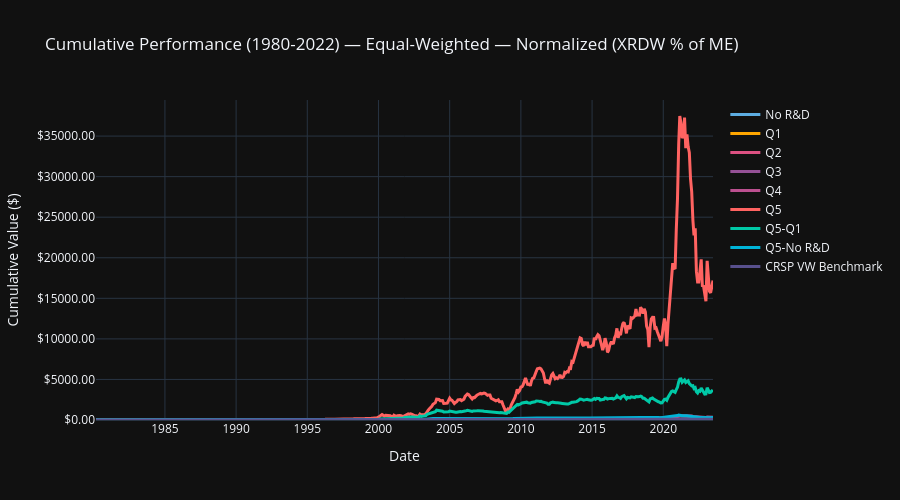
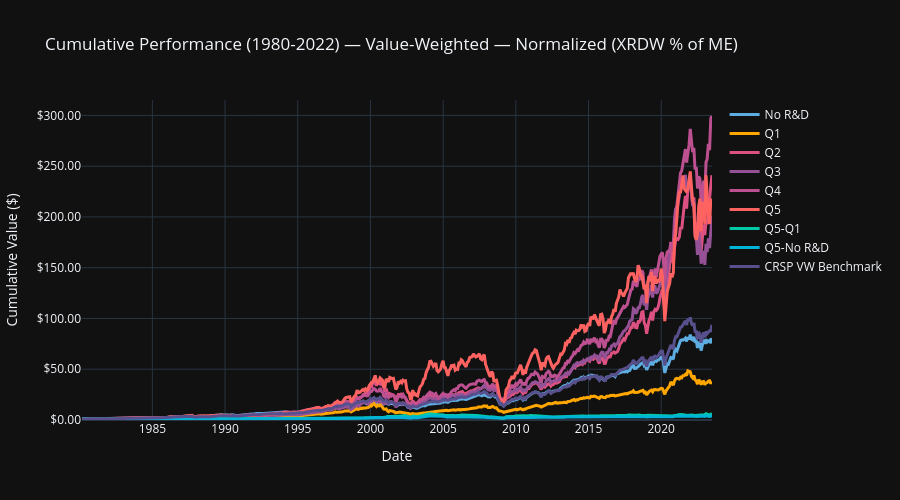
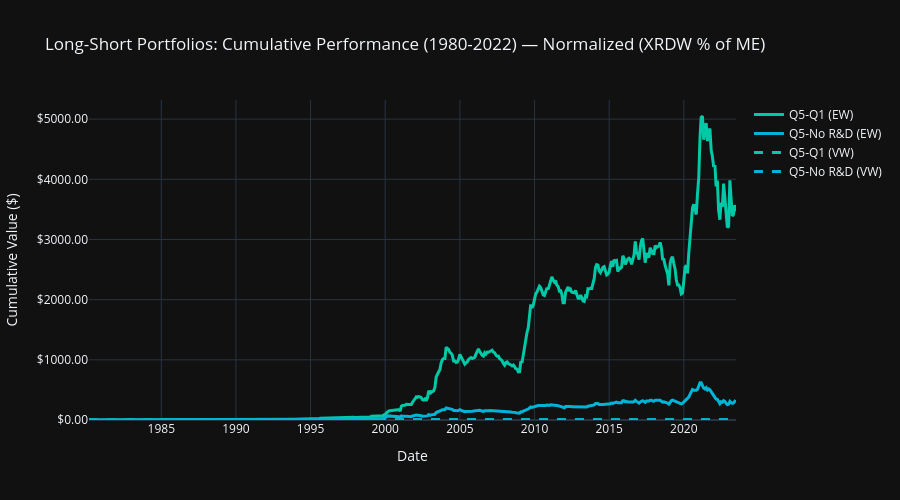

Here is the notebook cell these charts were saved with, in order:
### Markdown cell above
## Outputs: Performance Tables, Alpha Table, Chart

### Code cell
from IPython.display import HTML, display

TEST_PERIOD = f'{START_DATE[:4]}–{END_DATE[:4]}'
colors = {'CRSP VW Benchmark': '#58508d', 'No R&D': '#5dade2', 'Q1': '#ffa600', 'Q2': '#dd5182', 'Q3': '#955196', 'Q4': '#bc5090', 'Q5': '#ff6361', 'Q5-No R&D': '#00b4d8', 'Q5-Q1': '#00c9a7'}
market_vw = market_returns.assign(date=market_returns['date'] + pd.offsets.MonthEnd(0), key='vw_CRSP_VW_Benchmark', value=market_returns['vwretd'])
market_ew = market_returns.assign(date=market_returns['date'] + pd.offsets.MonthEnd(0), key='ew_CRSP_VW_Benchmark', value=market_returns['vwretd'])

def _show(period_label, pm_capm, pm_ff3, rd_label):
    for model_name, pm in [('CAPM', pm_capm), ('FF3', pm_ff3)]:
        for weighting in ['Equal-Weighted', 'Value-Weighted']:
            alpha_table = create_alpha_table(pm, market_returns, rf_rate_monthly, weighting=weighting)
            if alpha_table.empty:
                continue
            caption_suffix = f'<br>{rd_label}<br>Sample Period: {period_label} | Weighting Scheme: {weighting}'
            display(HTML(create_alpha_table_html(alpha_table, custom_css, caption_suffix=caption_suffix, table_type=model_name)))

variants = [
    ('Normalized (XRDW % of ME)', portfolio_returns_norm, portfolio_metrics_capm_norm, portfolio_metrics_ff3_norm),
]
returns_data_norm = None

for rd_label, pr, pm_capm, pm_ff3 in variants:
    _show(TEST_PERIOD, pm_capm, pm_ff3, rd_label)
    for period_label, start_date, end_date in SUBPERIODS:
        pm_capm_sub, pm_ff3_sub = metrics_for_period(pr, market_returns, rf_rate_monthly, start_date, end_date)
        if pm_capm_sub is None or pm_capm_sub.empty:
            continue
        _show(period_label, pm_capm_sub, pm_ff3_sub, rd_label)

    chart_data = (pr.assign(key=pr['portfolio_id'].astype(str))
        .melt(id_vars=['date', 'portfolio_id', 'key'], value_vars=['ew_return', 'vw_return'], var_name='weighting', value_name='value')
        .assign(key=lambda x: x['weighting'].str.replace('_return', '') + '_' + x['portfolio_id'].astype(str)))
    chart_data = pd.concat([chart_data[['date', 'key', 'value']], market_vw[['date', 'key', 'value']], market_ew[['date', 'key', 'value']]], ignore_index=True)
    t0 = chart_data.groupby('key')['date'].min().max()
    chart_data = chart_data[chart_data['date'] >= t0].sort_values(['key', 'date'])
    chart_data['cumvalue'] = (1 + pd.to_numeric(chart_data['value'], errors='coerce')).groupby(chart_data['key']).cumprod()
    chart_data['cumvalue'] = chart_data.groupby('key')['cumvalue'].transform(lambda x: x / x.iloc[0])
    # EW chart first
    fig_ew = create_performance_chart(chart_data, panel_type='ew', colors=colors)
    fig_ew.update_layout(title=f'Cumulative Performance ({START_DATE[:4]}-{END_DATE[:4]}) — Equal-Weighted — {rd_label}')
    fig_ew.show()
    # VW chart second
    fig_vw = create_performance_chart(chart_data, panel_type='vw', colors=colors)
    fig_vw.update_layout(title=f'Cumulative Performance ({START_DATE[:4]}-{END_DATE[:4]}) — Value-Weighted — {rd_label}')
    fig_vw.show()
    # Long-Short portfolios chart
    fig_ls = create_longshort_performance_chart(chart_data, colors=colors)
    fig_ls.update_layout(title=f'Long-Short Portfolios: Cumulative Performance ({START_DATE[:4]}-{END_DATE[:4]}) — {rd_label}')
    fig_ls.show()

    ret_wide = pr.pivot(index='date', columns='portfolio_id', values='ew_return').add_suffix('_ew').join(
        pr.pivot(index='date', columns='portfolio_id', values='vw_return').add_suffix('_vw')).reset_index()
    returns_data_norm = ret_wide

### Figure 1 — Plotly figure (JSON) as saved in the notebook; plotly's stock layout.template omitted (floating-point values rounded to 4 significant figures; data arrays with more than 128 entries replaced by an {"elided": "..."} marker saying what was removed)
{"data": [{"line": {"color": "#5dade2", "width": 3}, "mode": "lines", "name": "No R&D", "type": "scatter", "x": {"elided": "521 str values"}, "y": {"elided": "521 float values"}}, {"line": {"color": "#ffa600", "width": 3}, "mode": "lines", "name": "Q1", "type": "scatter", "x": {"elided": "521 str values"}, "y": {"elided": "521 float values"}}, {"line": {"color": "#dd5182", "width": 3}, "mode": "lines", "name": "Q2", "type": "scatter", "x": {"elided": "521 str values"}, "y": {"elided": "521 float values"}}, {"line": {"color": "#955196", "width": 3}, "mode": "lines", "name": "Q3", "type": "scatter", "x": {"elided": "521 str values"}, "y": {"elided": "521 float values"}}, {"line": {"color": "#bc5090", "width": 3}, "mode": "lines", "name": "Q4", "type": "scatter", "x": {"elided": "521 str values"}, "y": {"elided": "521 float values"}}, {"line": {"color": "#ff6361", "width": 3}, "mode": "lines", "name": "Q5", "type": "scatter", "x": {"elided": "521 str values"}, "y": {"elided": "521 float values"}}, {"line": {"color": "#00c9a7", "width": 3}, "mode": "lines", "name": "Q5-Q1", "type": "scatter", "x": {"elided": "521 str values"}, "y": {"elided": "521 float values"}}, {"line": {"color": "#00b4d8", "width": 3}, "mode": "lines", "name": "Q5-No R&D", "type": "scatter", "x": {"elided": "521 str values"}, "y": {"elided": "521 float values"}}, {"line": {"color": "#58508d", "width": 3}, "mode": "lines", "name": "CRSP VW Benchmark", "type": "scatter", "x": {"elided": "521 str values"}, "y": {"elided": "521 float values"}}], "layout": {"height": 500, "title": {"text": "Cumulative Performance (1980-2022) — Equal-Weighted — Normalized (XRDW % of ME)"}, "xaxis": {"title": {"text": "Date"}}, "yaxis": {"rangemode": "tozero", "tickformat": "$.2f", "title": {"text": "Cumulative Value ($)"}}}}

### Figure 2 — Plotly figure (JSON) as saved in the notebook; plotly's stock layout.template omitted (floating-point values rounded to 4 significant figures; data arrays with more than 128 entries replaced by an {"elided": "..."} marker saying what was removed)
{"data": [{"line": {"color": "#5dade2", "width": 3}, "mode": "lines", "name": "No R&D", "type": "scatter", "x": {"elided": "521 str values"}, "y": {"elided": "521 float values"}}, {"line": {"color": "#ffa600", "width": 3}, "mode": "lines", "name": "Q1", "type": "scatter", "x": {"elided": "521 str values"}, "y": {"elided": "521 float values"}}, {"line": {"color": "#dd5182", "width": 3}, "mode": "lines", "name": "Q2", "type": "scatter", "x": {"elided": "521 str values"}, "y": {"elided": "521 float values"}}, {"line": {"color": "#955196", "width": 3}, "mode": "lines", "name": "Q3", "type": "scatter", "x": {"elided": "521 str values"}, "y": {"elided": "521 float values"}}, {"line": {"color": "#bc5090", "width": 3}, "mode": "lines", "name": "Q4", "type": "scatter", "x": {"elided": "521 str values"}, "y": {"elided": "521 float values"}}, {"line": {"color": "#ff6361", "width": 3}, "mode": "lines", "name": "Q5", "type": "scatter", "x": {"elided": "521 str values"}, "y": {"elided": "521 float values"}}, {"line": {"color": "#00c9a7", "width": 3}, "mode": "lines", "name": "Q5-Q1", "type": "scatter", "x": {"elided": "521 str values"}, "y": {"elided": "521 float values"}}, {"line": {"color": "#00b4d8", "width": 3}, "mode": "lines", "name": "Q5-No R&D", "type": "scatter", "x": {"elided": "521 str values"}, "y": {"elided": "521 float values"}}, {"line": {"color": "#58508d", "width": 3}, "mode": "lines", "name": "CRSP VW Benchmark", "type": "scatter", "x": {"elided": "521 str values"}, "y": {"elided": "521 float values"}}], "layout": {"height": 500, "title": {"text": "Cumulative Performance (1980-2022) — Value-Weighted — Normalized (XRDW % of ME)"}, "xaxis": {"title": {"text": "Date"}}, "yaxis": {"rangemode": "tozero", "tickformat": "$.2f", "title": {"text": "Cumulative Value ($)"}}}}

### Figure 3 — Plotly figure (JSON) as saved in the notebook; plotly's stock layout.template omitted (floating-point values rounded to 4 significant figures; data arrays with more than 128 entries replaced by an {"elided": "..."} marker saying what was removed)
{"data": [{"line": {"color": "#00c9a7", "dash": "solid", "width": 3}, "mode": "lines", "name": "Q5-Q1 (EW)", "type": "scatter", "x": {"elided": "521 str values"}, "y": {"elided": "521 float values"}}, {"line": {"color": "#00b4d8", "dash": "solid", "width": 3}, "mode": "lines", "name": "Q5-No R&D (EW)", "type": "scatter", "x": {"elided": "521 str values"}, "y": {"elided": "521 float values"}}, {"line": {"color": "#00c9a7", "dash": "dash", "width": 3}, "mode": "lines", "name": "Q5-Q1 (VW)", "type": "scatter", "x": {"elided": "521 str values"}, "y": {"elided": "521 float values"}}, {"line": {"color": "#00b4d8", "dash": "dash", "width": 3}, "mode": "lines", "name": "Q5-No R&D (VW)", "type": "scatter", "x": {"elided": "521 str values"}, "y": {"elided": "521 float values"}}], "layout": {"height": 500, "title": {"text": "Long-Short Portfolios: Cumulative Performance (1980-2022) — Normalized (XRDW % of ME)"}, "xaxis": {"title": {"text": "Date"}}, "yaxis": {"rangemode": "tozero", "tickformat": "$.2f", "title": {"text": "Cumulative Value ($)"}}}}
